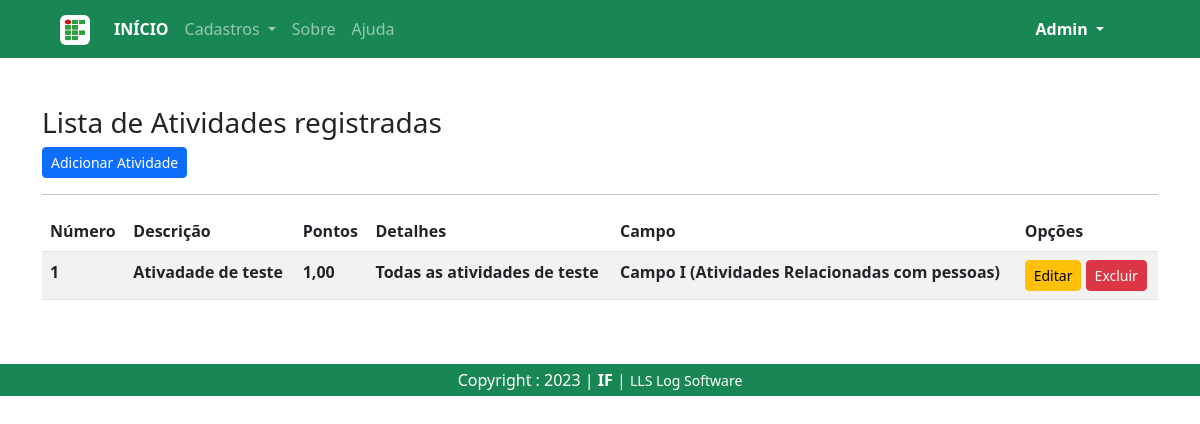
/listar/atividades/ (signed in), run on an earlier commit of the app's database.
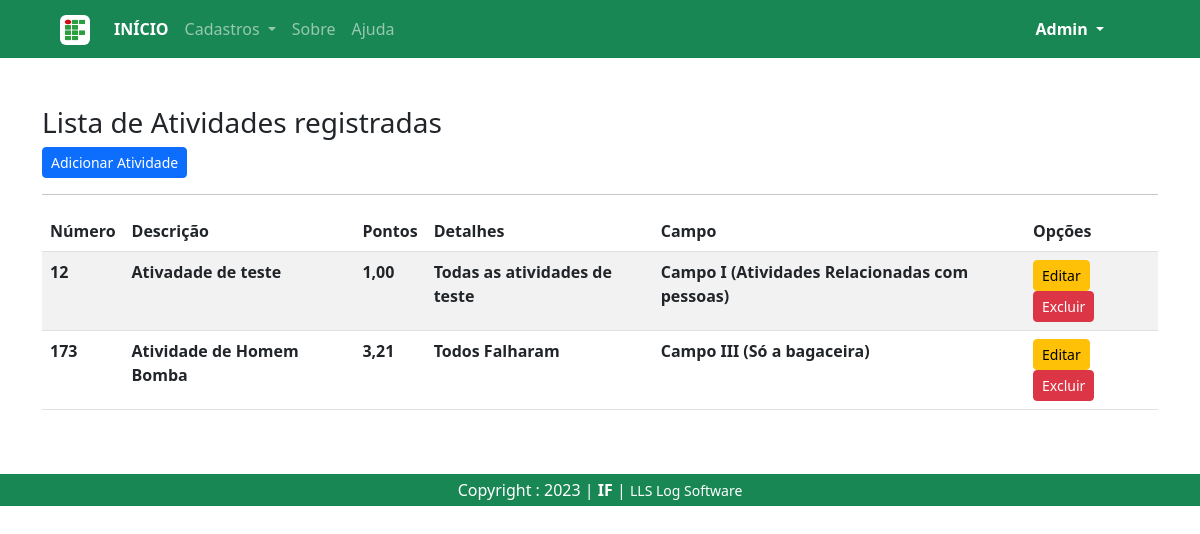
And on a later commit of the database.
### cadastros/models.py (models this page shows, shortened)
class Atividade(models.Model):
    numero = models.IntegerField(verbose_name="Número", unique=True)
    descricao = models.CharField(max_length=150, verbose_name="Descrição")
    pontos = models.DecimalField(decimal_places=2, max_digits=4)
    detalhes = models.CharField(max_length=100)
    campo = models.ForeignKey(Campo, on_delete=models.PROTECT)

class Campo(models.Model):
    nome = models.CharField(max_length=50)
    descricao = models.CharField(max_length=150, verbose_name="Descrição")
    def __str__(self):
        return "{} ({})".format(self.nome, self.descricao)

### cadastros/views.py (the view)
# urls.py: path('listar/atividades/', AtividadeList.as_view(), name="listar-atividade"),
class AtividadeList(LoginRequiredMixin, ListView):
    login_url = reverse_lazy('login')
    model = Atividade
    template_name = 'cadastros/listas/atividade.html'

### cadastros/templates/cadastros/listas/atividade.html (shortened to what this page needs)
{% extends 'paginas/modelo.html' %}
{% load static %}
{% block conteudo %}
<h3>Lista de Atividades registradas</h3>
<a href="{% url 'cadastrar-atividade' %}" class="btn btn-primary btn-sm">Adicionar Atividade</a>
<hr>
<div class="table-responsive">
    <table class="table table-striped" id="tabela-listar">
        <thead>
            <tr>
                <th>Número</th>
                <th>Descrição</th>
                <th>Pontos</th>
                <th>Detalhes</th>
                <th>Campo</th>
                <th>Opções</th>
            </tr>
        </thead>
        <tbody>
            {% for atividade in object_list %}
            <tr>
                <th>{{ atividade.numero }}</th>
                <th>{{ atividade.descricao }}</th>
                <th>{{ atividade.pontos }}</th>
                <th>{{ atividade.detalhes }}</th>
                <th>{{ atividade.campo }}</th>
                <th>
                    <a href="{% url 'editar-atividade' atividade.pk %}" class="btn btn-warning btn-sm" title="Editar">Editar</a>
                    <a href="{% url 'excluir-atividade' atividade.pk %}" class="btn btn-danger btn-sm" title="Excluir">Excluir</a>
                </th>
            </tr>
            {% empty %}
            <tr>
                <th colspan="3">Nenhuma Atividade registrada.</th>
            </tr>
            {% endfor %}
        </tbody>
    </table>
</div>
{% endblock conteudo %}

What changed in the data, as far as the page shows it:
changed Atividade "Ativadade de teste": numero "1" → "12"
added Atividade: numero "173", descricao "Atividade de Homem Bomba", pontos "3,21", detalhes "Todos Falharam", campo "Campo III (Só a bagaceira)"
